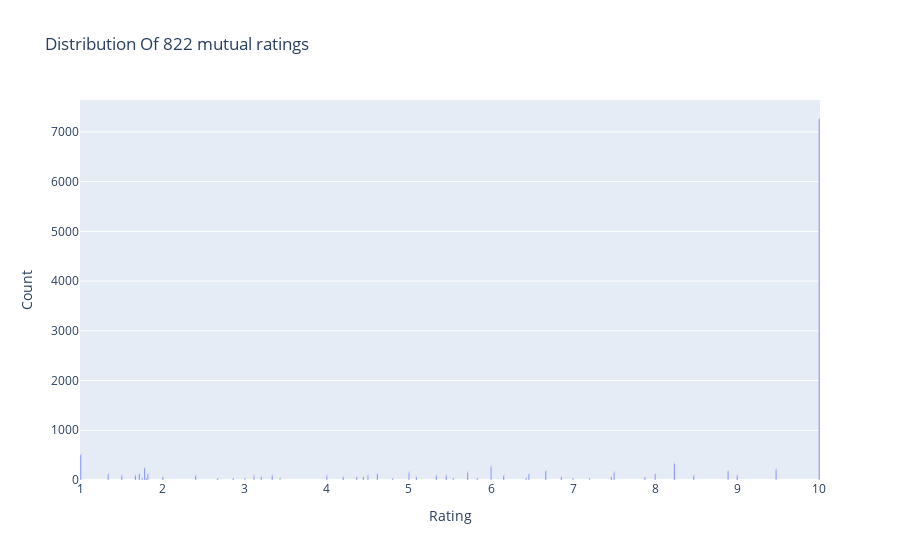

Source (notebook cell):
### Code cell
from plotly.offline import init_notebook_mode, plot, iplot
import plotly.graph_objs as go
init_notebook_mode(connected=True)

data = mutual_conn['weight'].value_counts().sort_index(ascending=False)
trace = go.Bar(x = data.index,
               text = ['{:.1f} %'.format(val) for val in (data.values / df.shape[0] * 100)],
               textposition = 'auto',
               textfont = dict(color = '#000000'),
               y = data.values*15,
               )
# Create layout
layout = dict(title = 'Distribution Of {} mutual ratings'.format(mutual_conn.shape[0]),
              xaxis = dict(title = 'Rating'),
              yaxis = dict(title = 'Count'))
# Create plot
fig = go.Figure(data=[trace], layout=layout)
iplot(fig)

### Figure 1 — Plotly figure (JSON) as saved in the notebook; plotly's stock layout.template omitted (floating-point values rounded to 4 significant figures)
{"data": [{"text": ["0.5 %", "0.0 %", "0.0 %", "0.0 %", "0.0 %", "0.0 %", "0.0 %", "0.0 %", "0.0 %", "0.0 %", "0.0 %", "0.0 %", "0.0 %", "0.0 %", "0.0 %", "0.0 %", "0.0 %", "0.0 %", "0.0 %", "0.0 %", "0.0 %", "0.0 %", "0.0 %", "0.0 %", "0.0 %", "0.0 %", "0.0 %", "0.0 %", "0.0 %", "0.0 %", "0.0 %", "0.0 %", "0.0 %", "0.0 %", "0.0 %", "0.0 %", "0.0 %", "0.0 %", "0.0 %", "0.0 %", "0.0 %", "0.0 %", "0.0 %", "0.0 %", "0.0 %", "0.0 %", "0.0 %", "0.0 %", "0.0 %", "0.0 %"], "textfont": {"color": "#000000"}, "textposition": "auto", "type": "bar", "x": [10, 9.474, 9, 8.889, 8.471, 8.235, 8, 7.875, 7.5, 7.467, 7.2, 7, 6.857, 6.667, 6.462, 6.429, 6.154, 6, 5.833, 5.714, 5.538, 5.455, 5.333, 5.091, 5, 4.8, 4.615, 4.5, 4.444, 4.364, 4.2, 4, 3.429, 3.333, 3.2, 3.111, 3, 2.857, 2.667, 2.4, 2, 1.818, 1.8, 1.778, 1.75, 1.714, 1.667, 1.5, 1.333, 1], "y": [7260, 210, 90, 180, 90, 330, 120, 60, 150, 60, 30, 30, 60, 180, 120, 30, 90, 270, 30, 150, 30, 90, 90, 60, 150, 30, 120, 90, 60, 60, 60, 90, 30, 90, 60, 90, 30, 30, 30, 90, 60, 120, 30, 240, 30, 120, 90, 90, 120, 510]}], "layout": {"title": {"text": "Distribution Of 822 mutual ratings"}, "xaxis": {"title": {"text": "Rating"}}, "yaxis": {"title": {"text": "Count"}}}}
